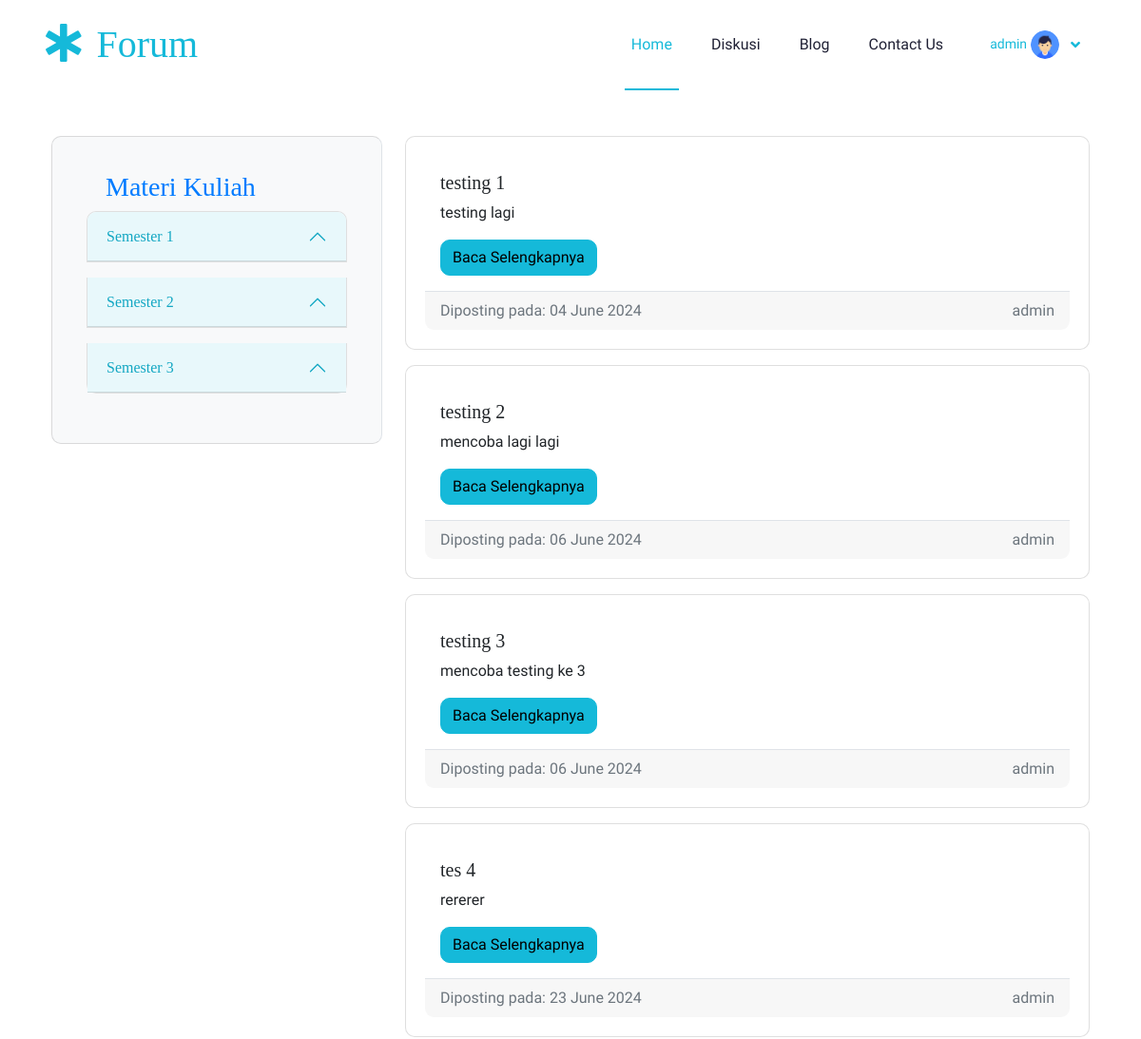
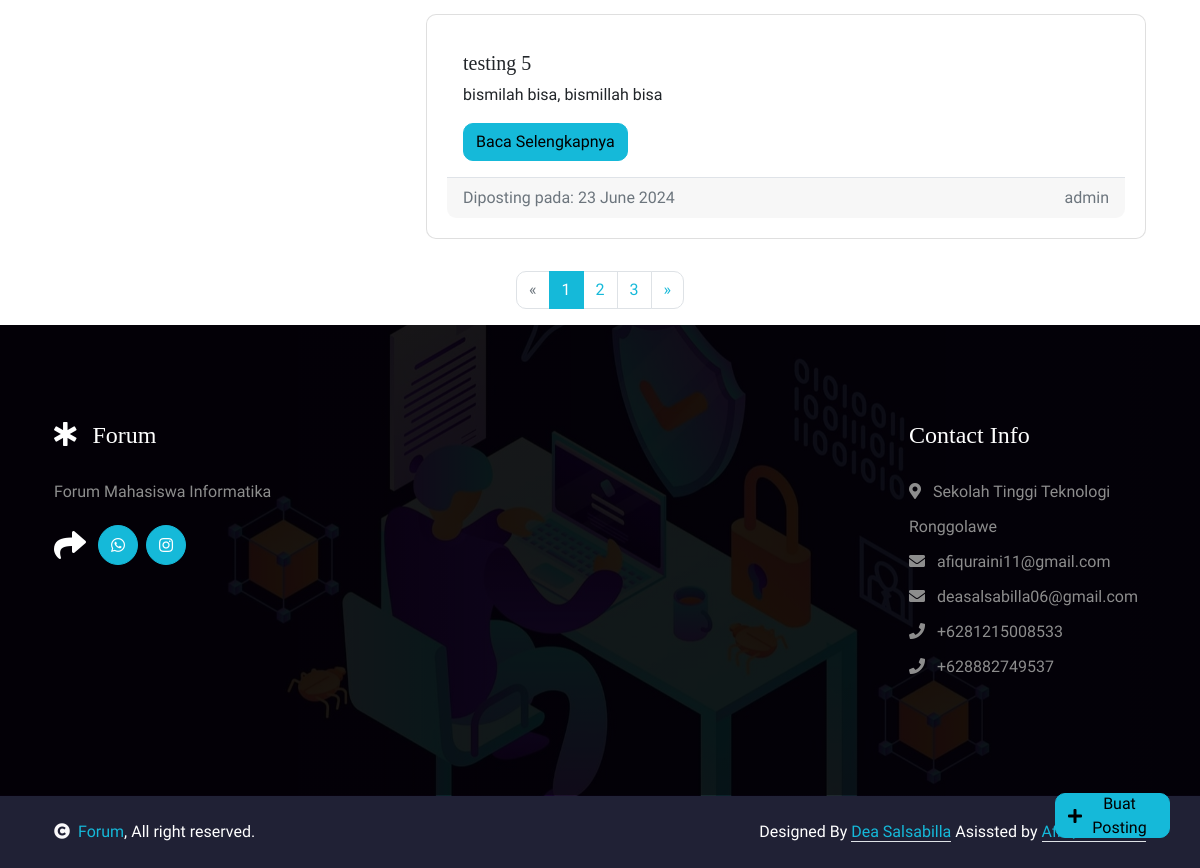
/materi-kuliah/ (signed in), run on the app's committed database (2 pictures, top to bottom).
### forum/models.py (models this page shows, shortened)
class KatMateri(models.Model):
    id = models.AutoField(primary_key=True)
    nama = models.CharField(max_length=20)
    created_at = models.DateTimeField(auto_now_add=True)
    updated_at = models.DateTimeField(auto_now=True)
    class Meta:
        verbose_name_plural = "Kategori Materi"
        ordering = ['id']

class Post(models.Model):
    id = models.AutoField(primary_key=True)
    gambar = models.ImageField(blank=True, null=True, upload_to='uploads/')
    judul = models.CharField(max_length=100)
    deskripsi = models.CharField(max_length=100)
    semester = models.ForeignKey(KatMateri, on_delete=models.CASCADE)
    matkul = models.ForeignKey(MataKuliah, on_delete=models.CASCADE)
    pengguna = models.ForeignKey(User, on_delete=models.CASCADE)
    created_at = models.DateTimeField(auto_now_add=True)
    updated_at = models.DateTimeField(auto_now=True)
    class Meta:
        verbose_name_plural = "Posting"
        ordering = ['id']

### forum/views.py (the view)
# urls.py: path('materi-kuliah/', views.materiKuliah, name='materiKuliah'),
def materiKuliah(request):
    posts_list = Post.objects.all()
    paginator = Paginator(posts_list, 5)  # Show 5 posts per page
    page = request.GET.get('page')
    try:
        posts = paginator.page(page)
    except PageNotAnInteger:
        posts = paginator.page(1)
    except EmptyPage:
        posts = paginator.page(paginator.num_pages)
    kategori_materi = KatMateri.objects.all()
    mata_kuliah = MataKuliah.objects.all()
    context = {
        'posts': posts,
        'kategori_materi': kategori_materi,
        'mata_kuliah': mata_kuliah,
    }
    return render(request, 'materiKuliah.html', context)

### forum/templates/materiKuliah.html (shortened to what this page needs)
<!DOCTYPE html>
<html lang="en">
  <head>
    <link href="https://cdn.jsdelivr.net/npm/bootstrap@5.3.0/dist/css/bootstrap.min.css" rel="stylesheet" />
    <link rel="stylesheet" href="https://use.fontawesome.com/releases/v5.15.4/css/all.css" />
    <link href="https://cdn.jsdelivr.net/npm/bootstrap-icons@1.4.1/font/bootstrap-icons.css" rel="stylesheet" />
    {% load static %}
    <link rel="stylesheet" href="{% static 'css/styles.css' %}" />
    <link rel="stylesheet" href="{% static 'css/bootstrap.min.css' %}" />
  </head>
  <body>
    {% include 'partials/navbar.html' %}
    <div class="container mt-5">
      <div class="row">
        {% include 'partials/sidebarMK.html' %}
        <div class="col-md-8" id="post-list">
          {% include 'partials/post_list.html' %}
        </div>
      </div>
    </div>
    {% include 'partials/pagination.html' with page_obj=posts %}
    {% include 'partials/footer.html' %}
    {% include 'partials/buatPosting.html' %}
  </body>
</html>

### forum/templates/partials/navbar.html (shortened to what this page needs)
<nav
  class="navbar navbar-expand-lg navbar-light bg-white px-4 px-lg-5 py-3 py-lg-0"
>
  <a href="index.html" class="navbar-brand p-0">
    <h1 class="text-primary m-0">
      <i class="fas fa-star-of-life me-3"></i>Forum
    </h1>
  </a>
  <div class="collapse navbar-collapse" id="navbarCollapse">
    <div class="navbar-nav ms-auto py-0">
      <a href="{% url 'home' %}" class="nav-item nav-link active">Home</a>
      <a href="{% url 'materiKuliah' %}" class="nav-item nav-link">Diskusi</a>
      <a href="https://www.sttrcepu.ac.id/informatikas1/home" target="_blank" class="nav-item nav-link">Blog</a>
      <a href="{% url 'contact' %}" class="nav-item nav-link">Contact Us</a>
    </div>
    {% load static %} {% if user.is_authenticated %}
    <div class="nav-item dropdown">
      <a
        class="nav-link dropdown-toggle"
        href="#"
        id="userDropdown"
        role="button"
        data-bs-toggle="dropdown"
        aria-haspopup="true"
        aria-expanded="false"
      >
        <span class="mr-2 d-none d-lg-inline text-gray-600 small"
          >{{ user.username }}</span
        >
        <img
          class="img-profile rounded-circle img-fluid"
          src="{% static 'img/user.png' %}"
          alt="User Profile"
          style="max-width: 30px"
        />
      </a>
    </div>
    {% else %}
    <a
      href="{% url 'login' %}"
      class="btn btn-primary rounded-pill text-white py-2 px-4 flex-wrap flex-sm-shrink-0"
      >Login</a
    >
    {% endif %}
  </div>
</nav>

### forum/templates/partials/sidebarMK.html (shortened to what this page needs)
<div class="col-md-4">
  <div class="card sidebar" style="max-height: 500px; overflow-y: auto">
    <div class="card-body">
      <h3 class="card-title" style="padding-left: 20px">Materi Kuliah</h3>
      <div class="accordion" id="semesterAccordion">
        {% for kategori in kategori_materi %}
        <div class="accordion-item mb-3">
          <h2 class="accordion-header" id="semester{{ kategori.id }}Heading">
            <button
              class="accordion-button"
              type="button"
              data-bs-toggle="collapse"
              data-bs-target="#semester{{ kategori.id }}Collapse"
              aria-expanded="true"
              aria-controls="semester{{ kategori.id }}Collapse"
            >
              {{ kategori.nama }}
            </button>
          </h2>
        </div>
        {% endfor %}
      </div>
    </div>
  </div>
</div>

### forum/templates/partials/post_list.html
{% if posts %} {% for post in posts %}
<div class="card post-content mb-3">
  <div class="card-body">
    <h5 class="card-title">{{ post.judul }}</h5>
    <p class="card-text">{{ post.deskripsi|slice:":150" }}</p>
    <a href="{% url 'detailPost' post.id %}" class="btn btn-primary"
      >Baca Selengkapnya</a
    >
  </div>
  <div class="card-footer text-muted">
    <div class="d-flex justify-content-between">
      <div>Diposting pada: {{ post.created_at|date:"d F Y" }}</div>
      <div>{{ post.pengguna.username }}</div>
    </div>
  </div>
</div>
{% endfor %} {% else %}
<div class="card post-content mb-3">
  <div class="card-body">
    <p>Belum ada postingan.</p>
  </div>
</div>
{% endif %}

### forum/static/css/styles.css (style rules this page uses)
.btn { font-weight: 600; transition: 0.5s; }
.btn.btn-primary { box-shadow: inset 0 0 0 0 var(--bs-primary); }
.navbar-light .navbar-nav .nav-link { font-family: "Open Sans", sans-serif; position: relative; margin-right: 25px; padding: 35px 0; color: var(--bs-dark) !important; font-size: 16px; font-weight: 400; outline: none; transition: 0.5s; }
.navbar-light .navbar-nav .nav-link:hover, .navbar-light .navbar-nav .nav-link.active { color: var(--bs-primary) !important; }
.navbar .dropdown-toggle::after { border: none; content: "\f107"; font-family: "Font Awesome 5 Free"; font-weight: 600; vertical-align: middle; margin-left: 8px; }
@media (min-width: 992px) { .navbar-light { position: absolute; width: 100%; top: 0; left: 0; border-bottom: 1px solid rgba(255, 255, 255, 0.1); z-index: 999; } }
@media (min-width: 992px) { .navbar-light .navbar-nav .nav-link::before { position: absolute; content: ""; width: 0; height: 2px; bottom: -1px; left: 50%; background: var(--bs-primary); transition: 0.5s; } }
@media (min-width: 992px) { .navbar-light .navbar-nav .nav-link:hover::before, .navbar-light .navbar-nav .nav-link.active::before { width: calc(100% - 2px); left: 1px; } }

### forum/templates/materiKuliah.html (style rules this page uses)
.sidebar { background-color: #f8f9fa; padding: 20px; border-right: 1px solid #dfe3e8; }
.sidebar h3 { color: #007bff; }
.post-content { padding: 20px; }
.card-footer { border-top: 1px solid #dfe3e8; }

### data on the page
KatMateri: nama "Semester 1"
KatMateri: nama "Semester 2"
KatMateri: nama "Semester 3"
Post: judul "testing 1", deskripsi "testing lagi", created_at "04 June 2024", pengguna.username "admin"
Post: judul "testing 2", deskripsi "mencoba lagi lagi", created_at "06 June 2024", pengguna.username "admin"
Post: judul "testing 3", deskripsi "mencoba testing ke 3", created_at "06 June 2024", pengguna.username "admin"
Post: judul "tes 4", deskripsi "rererer", created_at "23 June 2024", pengguna.username "admin"
Post: judul "testing 5", deskripsi "bismilah bisa, bismillah bisa", created_at "23 June 2024", pengguna.username "admin"

### other printed values
{{ user.username }} "admin"
{{ num }} "1"
{{ num }} "2" "3"
